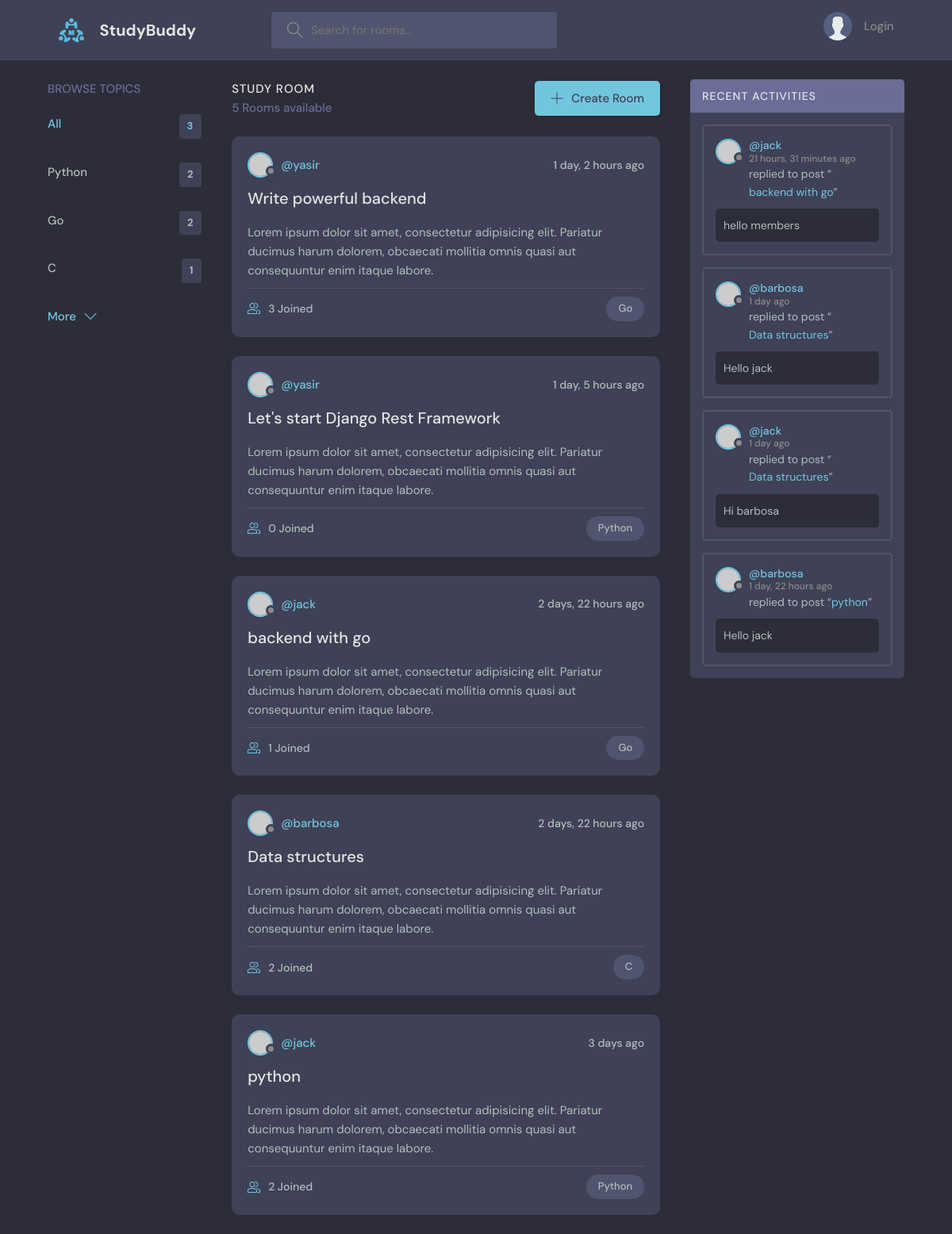
Before: / with the older database file.
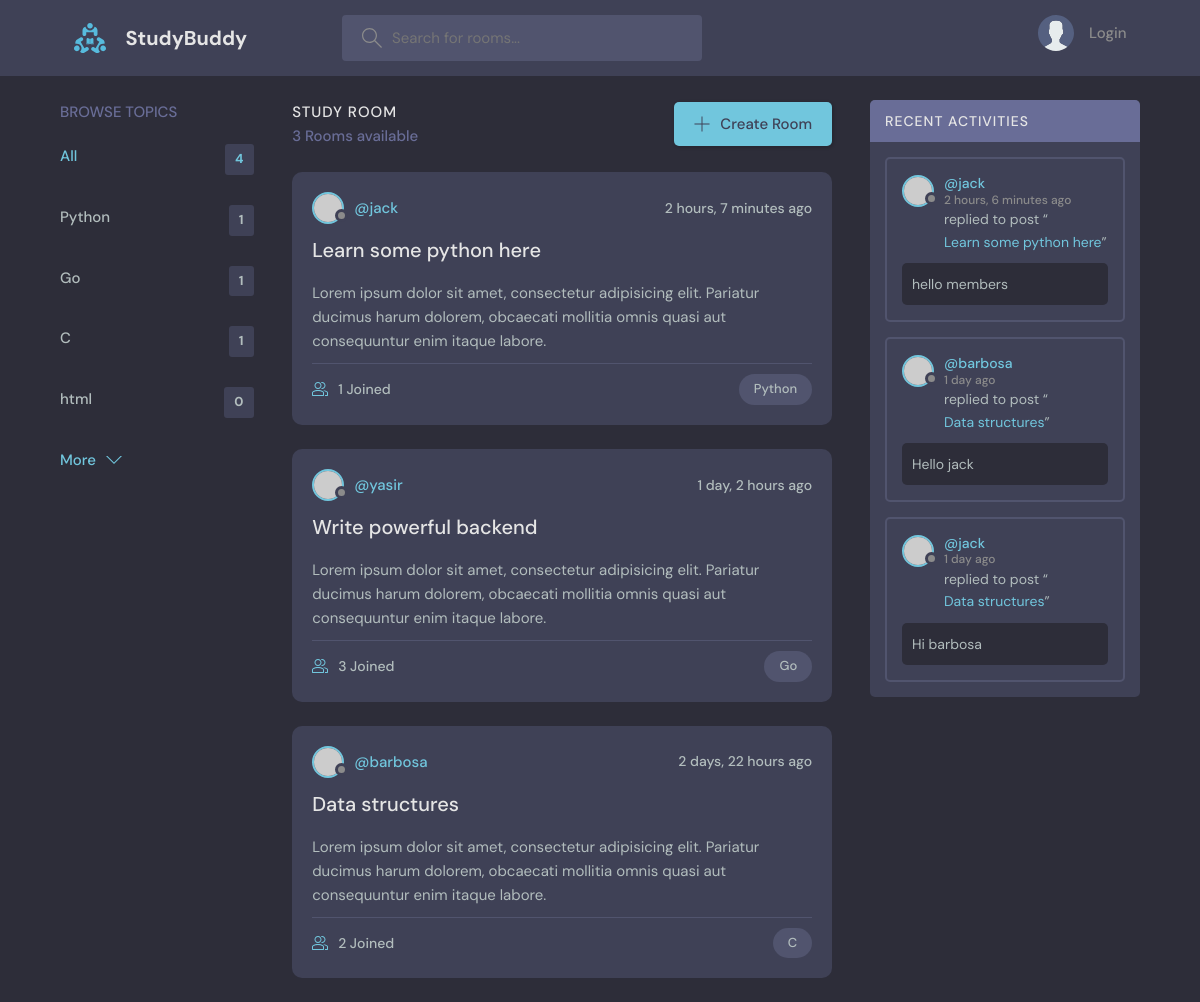
After: the same page with the newer database file.
### main/models.py (models this page shows, shortened)
class Topic(models.Model):
	name = models.CharField(max_length=200)

class Room(models.Model):
	host = models.ForeignKey(User, on_delete=models.SET_NULL, null=True)
	topic = models.ForeignKey(Topic, on_delete=models.SET_NULL, null=True)
	name = models.CharField(max_length=200)
	desc = models.TextField(null=True, blank=True)
	participants = models.ManyToManyField(User, related_name='participants', blank=True)
	updated = models.DateTimeField(auto_now=True)
	created = models.DateTimeField(auto_now_add=True)
	class Meta:
		ordering = ['-updated', '-created']
	def __str__(self):
		return self.name

class Message(models.Model):
	user = models.ForeignKey(User, on_delete=models.CASCADE)
	room = models.ForeignKey(Room, on_delete=models.CASCADE)
	body = models.TextField()
	updated = models.DateTimeField(auto_now=True)
	created = models.DateTimeField(auto_now_add=True)
	class Meta:
		ordering = ['-updated', '-created']

### main/views.py (the view)
class HomeView(ListView):
	model = Room
	template_name = 'main/home.html'
	context_object_name = 'rooms'
	def get_context_data(self, **kwargs):
		context = super(HomeView, self).get_context_data(**kwargs)
		q = self.request.GET.get('q') if self.request.GET.get('q') != None else ''
		rooms = Room.objects.filter(
			Q(topic__name__icontains=q) | Q(name__icontains=q) | Q(desc__icontains=q)
		)
		room_messages = Message.objects.filter(Q(room__topic__name__icontains=q))
		room_count = rooms.count()
		topics = Topic.objects.all()
		context['rooms'] = rooms
		context['topics'] = topics
		context['q'] = q
		context['room_count'] = room_count
		context['room_messages'] = room_messages
		return context

### main/templates/main/home.html (shortened to what this page needs)
{% extends 'main/main.html'%}
{% block content %}
    <main class="layout layout--3">
      <div class="container">
        {% include 'main/topics_component.html' %}
        <div class="roomList">
          <div class="roomList__header">
            <div>
              <h2>Study Room</h2>
              <p>{{room_count}} Rooms available</p>
            </div>
            <a class="btn btn--main" href="create-room.html">
              <svg version="1.1" xmlns="http://www.w3.org/2000/svg" width="32" height="32" viewBox="0 0 32 32">
                <title>add</title>
                <path
                  d="M16.943 0.943h-1.885v14.115h-14.115v1.885h14.115v14.115h1.885v-14.115h14.115v-1.885h-14.115v-14.115z"
                ></path>
              </svg>
              Create Room
            </a>
          </div>
          {% include 'main/feed_component.html' %}
        </div>
        {% include 'main/activity_component.html' %}
      </div>
    </main>
{% endblock content %}

### main/templates/main/main.html (shortened to what this page needs)
<!DOCTYPE html>
{% load static %}
<html lang="en">
  <head>
    <link rel="stylesheet" href="{% static 'styles/style.css' %}" />
  </head>
  <body>
    {% include 'main/navbar.html' %}
    {% block content %}
    {% endblock content %}
  </body>
</html>

### main/templates/main/navbar.html (shortened to what this page needs)
{% load static %}
<header class="header header--loggedIn">
	<div class="container">
	  <a href="{% url 'home' %}" class="header__logo">
		<img src="{% static 'images/logo.svg' %}" />
		<h1>StudyBuddy</h1>
	  </a>
	  <form class="header__search" method="GET" action="{% url 'home' %}">
		<label>
		  <input name="q" placeholder="Search for rooms..." />
		</label>
	  </form>
	  <nav class="header__menu">
		{% if request.user.is_authenticated %}
		<div class="header__user">
		  <a href="#">
			<div class="avatar avatar--medium active">
			  <img src="https://randomuser.me/api/portraits/men/37.jpg" />
			</div>
			<p>{{request.user.username}} <span>@{{request.user.username}}</span></p>
		  </a>
		  <button class="dropdown-button">
			<svg version="1.1" xmlns="http://www.w3.org/2000/svg" width="32" height="32" viewBox="0 0 32 32">
			  <title>chevron-down</title>
			  <path d="M16 21l-13-13h-3l16 16 16-16h-3l-13 13z"></path>
			</svg>
		  </button>
		</div>
		{% else %}
		<a href="{% url 'login' %}">
			<img src="{% static 'images/avatar.svg' %}" />
			<p>Login</p>
		</a>
		{% endif %}
	  </nav>
	</div>
  </header>

### main/templates/main/topics_component.html
<div class="topics">
    <div class="topics__header">
      <h2>Browse Topics</h2>
    </div>
    <ul class="topics__list">
      <li>
        <a href="{% url 'home' %}" class="active">All <span>{{topics.count}}</span></a>
      </li>
      {% for topic in topics %}
      <li>
        <a href="{% url 'home' %}?q={{topic.name}}">{{topic.name}} <span>{{topic.room_set.all.count}}</span></a>
      </li>
      {% endfor %}
    </ul>
    <a class="btn btn--link" href="topics.html">
      More
      <svg version="1.1" xmlns="http://www.w3.org/2000/svg" width="32" height="32" viewBox="0 0 32 32">
        <title>chevron-down</title>
        <path d="M16 21l-13-13h-3l16 16 16-16h-3l-13 13z"></path>
      </svg>
    </a>
</div>

### main/templates/main/feed_component.html (shortened to what this page needs)
{% for room in rooms %}
    <div class="roomListRoom">
        <div class="roomListRoom__header">
        <a href="{% url 'user-profile' room.host.id %}" class="roomListRoom__author">
            <div class="avatar avatar--small">
            <img src="https://randomuser.me/api/portraits/women/11.jpg" />
            </div>
            <span>@{{room.host.username}}</span>
        </a>
        <div class="roomListRoom__actions">
            <span>{{room.created | timesince}} ago</span>
        </div>
        </div>
        <div class="roomListRoom__content">
        <a href="{% url 'room' room.id %}">{{room.name}}</a>
        <p>
            Lorem ipsum dolor sit amet, consectetur adipisicing elit. Pariatur ducimus harum dolorem, obcaecati
            mollitia omnis quasi aut consequuntur enim itaque labore.
        </p>
        </div>
        <div class="roomListRoom__meta">
        <a href="{% url 'room' room.id %}" class="roomListRoom__joined">
            {{room.participants.all.count}} Joined
        </a>
        <p class="roomListRoom__topic">{{room.topic.name}}</p>
        </div>
    </div>
{% endfor %}

### main/templates/main/activity_component.html (shortened to what this page needs)
<div class="activities">
    <div class="activities__header">
      <h2>Recent Activities</h2>
    </div>
    {% for message in room_messages %}
    <div class="activities__box">
      <div class="activities__boxHeader roomListRoom__header">
        <a href="{% url 'user-profile' message.user.id %}" class="roomListRoom__author">
          <div class="avatar avatar--small">
            <img src="https://randomuser.me/api/portraits/women/11.jpg" />
          </div>
          <p>
            @{{message.user}}
            <span>{{message.created | timesince}} ago</span>
          </p>
        </a>
      </div>
      <div class="activities__boxContent">
        <p>replied to post “<a href="{% url 'room' message.room.id %}">{{message.room}}</a>”</p>
        <div class="activities__boxRoomContent">
            {{message.body}}
        </div>
      </div>
    </div>
    {% endfor %}
  </div>

Changed rows visible on the page:
removed Room: host.username "yasir", created "1 day, 5 hours", name "Let's start Django Rest Framework", participants.all.count "0", topic.name "Python"
removed Room: host.username "jack", created "2 days, 22 hours", name "backend with go", participants.all.count "1", topic.name "Go"
removed Room: host.username "jack", created "3 days", name "python", participants.all.count "2", topic.name "Python"
removed Message: user "jack", created "21 hours, 31 minutes", room "backend with go", body "hello members"
removed Message: user "barbosa", created "1 day, 22 hours", room "python", body "Hello jack"
computed for Topic "Python": room_set.all.count "2" → "1"
computed for Topic "Go": room_set.all.count "2" → "1"
added Topic: name "html", room_set.all.count "0"
added Room: host.username "jack", created "2 hours, 7 minutes", name "Learn some python here", participants.all.count "1", topic.name "Python"
added Message: user "jack", created "2 hours, 6 minutes", room "Learn some python here", body "hello members"
Other visible differences:
{{ topics.count }}: "3" → "4"
{{ room_count }}: "5" → "3"
